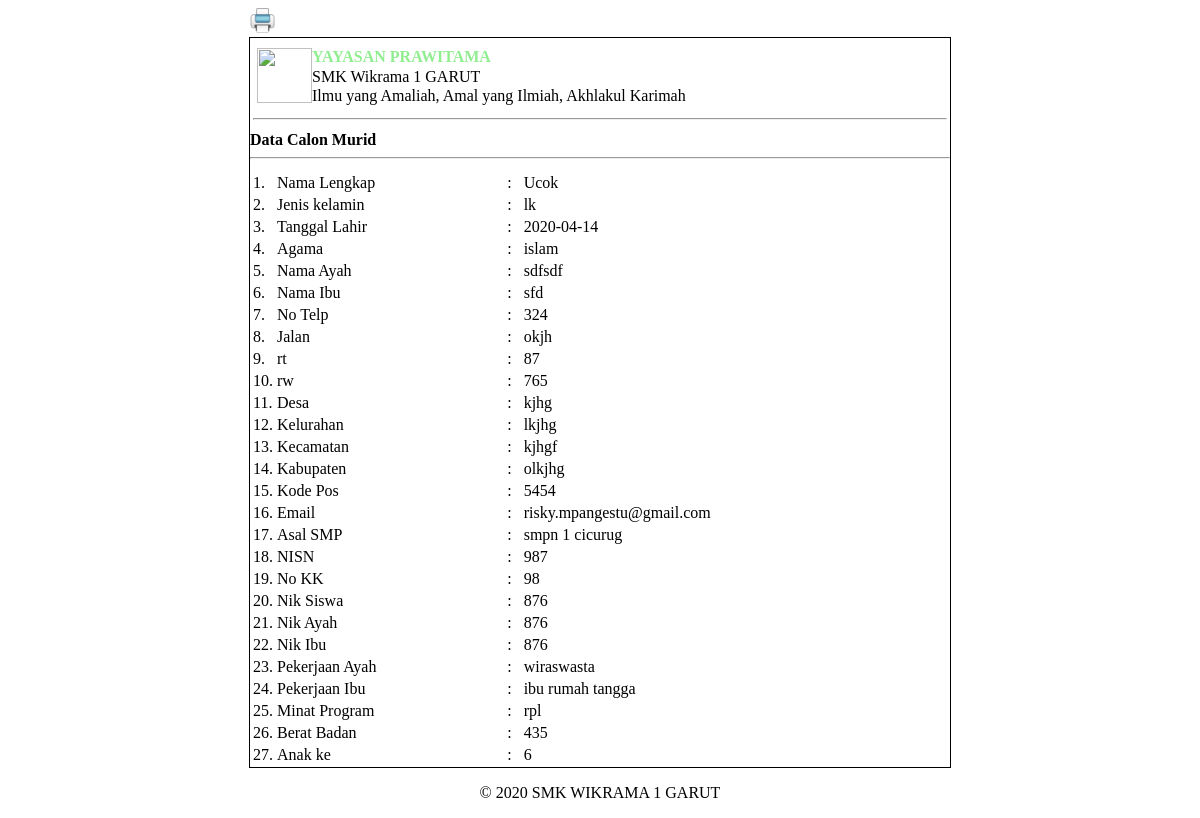
Screenshot of /daftar_sekolah/tampilan.php?id=8 with the database file from the repository.
### tables this page shows
CREATE TABLE `tb_daftar` (
  `id_daftar` int(11) NOT NULL,
  `nama_lengkap` varchar(100) NOT NULL,
  `jk` varchar(5) NOT NULL,
  `tanggal_lahir` date NOT NULL,
  `agama` varchar(30) NOT NULL,
  `nama_ayah` varchar(100) NOT NULL,
  `nama_ibu` varchar(100) NOT NULL,
  `telp` varchar(13) NOT NULL,
  `jalan` varchar(150) NOT NULL,
  `rt` int(11) NOT NULL,
  `rw` int(11) NOT NULL,
  `desa` varchar(100) NOT NULL,
  `kelurahan` varchar(100) NOT NULL,
  `kecamatan` varchar(100) NOT NULL,
  `kabupaten` varchar(100) NOT NULL,
  `kode_pos` int(11) NOT NULL,
  `emai` varchar(100) NOT NULL,
  `asal_smp` varchar(100) NOT NULL,
  `nisn` int(11) NOT NULL,
  `no_kk` int(11) NOT NULL,
  `nik_siswa` int(11) NOT NULL,
  `nik_ayah` int(11) NOT NULL,
  `nik_ibu` int(11) NOT NULL,
  `pekerjaan_ayah` varchar(100) NOT NULL,
  `pekerjaan_ibu` varchar(100) NOT NULL,
  `minat_program` varchar(100) NOT NULL,
  `berat_badan` int(11) NOT NULL,
  `anak_ke` int(11) NOT NULL
);

### daftar_sekolah/tampilan.php (the view, shortened to what this page needs)
<?php
    include_once("function/koneksi.php");
    $id = $_GET['id'];
    $query = mysqli_query($koneksi,"SELECT * FROM tb_daftar WHERE id_daftar = $id ");
    $row = mysqli_fetch_assoc($query);
 ?>
 <!DOCTYPE html>
<html>
    <head>
    </head>
    <body>
        <div class="print">
            <a href="#" onclick="document.getElementById('print').style.display='none';window.print();">
                <img src="images/print-icon.png" id="print" width="25" height="25" border="0" /></a>
        </div>
        <div class="utama">
            <table width="98%" border="0" cellspacing="0" cellpadding="0" align="center" style="margin-top:10px;">
                <tr>
                    <td width="7%" rowspan="3" align="center" valign="top">
                        <img src="images/logo.png" width="55" height="55" /></td>
                    <td width="93%" valign="top"><strong style="color:lightgreen;">YAYASAN PRAWITAMA </strong></td>
                </tr>
                <tr>
                    <td valign="top">SMK Wikrama 1 GARUT </td>
                </tr>
                <tr>
                    <td valign="top">Ilmu yang Amaliah, Amal yang Ilmiah, Akhlakul Karimah </td>
                </tr>
            </table>
            <table width="100%">
                <tr><td><hr></td></tr>
            </table>
            <table width="100%">
            <tr>
               <strong>Data Calon Murid</strong>
            </tr>
            <tr>
                <hr>
            </tr>
            <tr>
                <td width="3%">1.</td>
                <td>Nama Lengkap</td>
                <td>:</td>
                <td> <?= $row['nama_lengkap']; ?></td>
            </tr>
            <tr>
                <td>2.</td>
                <td >Jenis kelamin</td>
                <td>:</td>
                <td> <?= $row['jk']; ?></td>
            </tr>
            <tr>
                <td>3.</td>
                <td >Tanggal Lahir</td>
                <td>:</td>
                <td> <?= $row['tanggal_lahir']; ?></td>
            </tr>
            <tr>
                <td>4.</td>
                <td >Agama</td>
                <td>:</td>
                <td> <?= $row['agama']; ?></td>
            </tr>
            <tr>
                <td>5.</td>
                <td >Nama Ayah</td>
                <td>:</td>
                <td> <?= $row['nama_ayah']; ?></td>
            </tr>
            <tr>
                <td>6.</td>
                <td >Nama Ibu</td>
                <td>:</td>
                <td> <?= $row['nama_ibu']; ?></td>
            </tr>
            <tr>
                <td>7.</td>
                <td >No Telp</td>
                <td>:</td>
                <td> <?= $row['telp']; ?></td>
            </tr>
            <tr>
                <td>8.</td>
                <td >Jalan</td>
                <td>:</td>
                <td> <?= $row['jalan']; ?></td>
            </tr>
            <tr>
                <td>9.</td>
                <td >rt</td>
                <td>:</td>
                <td> <?= $row['rt']; ?></td>
            </tr>
            <tr>
                <td>10.</td>
                <td >rw</td>
                <td>:</td>
                <td> <?= $row['rw']; ?></td>
            </tr>
            <tr>
                <td>11.</td>
                <td >Desa</td>
                <td>:</td>
                <td> <?= $row['desa']; ?></td>
            </tr>
            <tr>
                <td>12.</td>
                <td >Kelurahan</td>
                <td>:</td>
                <td> <?= $row['kelurahan']; ?></td>
            </tr>
            <tr>
                <td>13.</td>
                <td >Kecamatan</td>
                <td>:</td>
                <td> <?= $row['kecamatan']; ?></td>
            </tr>
            <tr>
                <td>14.</td>
                <td >Kabupaten</td>
                <td>:</td>
                <td> <?= $row['kabupaten']; ?></td>
            </tr>
            <tr>
                <td>15.</td>
                <td >Kode Pos</td>
                <td>:</td>
                <td> <?= $row['kode_pos']; ?></td>
            </tr>
            <tr>
                <td>16.</td>
                <td >Email</td>
                <td>:</td>
                <td> <?= $row['emai']; ?></td>
            </tr>
            <tr>
                <td>17.</td>
                <td >Asal SMP</td>
                <td>:</td>
                <td> <?= $row['asal_smp']; ?></td>
            </tr>
            <tr>
                <td>18.</td>
                <td >NISN</td>
                <td>:</td>
                <td> <?= $row['nisn']; ?></td>
            </tr>
            <tr>
                <td>19.</td>
                <td >No KK</td>
                <td>:</td>
                <td> <?= $row['no_kk']; ?></td>
            </tr>
            <tr>
                <td>20.</td>
                <td >Nik Siswa</td>
                <td>:</td>
                <td> <?= $row['nik_siswa']; ?></td>
            </tr>
            <tr>
                <td>21.</td>
                <td >Nik Ayah</td>
                <td>:</td>
                <td> <?= $row['nik_ayah']; ?></td>
            </tr>
            <tr>
                <td>22.</td>
                <td >Nik Ibu</td>
                <td>:</td>
                <td> <?= $row['nik_ibu']; ?></td>
            </tr>
            <tr>
                <td>23.</td>
                <td >Pekerjaan Ayah</td>
                <td>:</td>
                <td> <?= $row['pekerjaan_ayah']; ?></td>
            </tr>
            <tr>
                <td>24.</td>
                <td >Pekerjaan Ibu</td>
                <td>:</td>
                <td> <?= $row['pekerjaan_ibu']; ?></td>
            </tr>
            <tr>
                <td>25.</td>
                <td >Minat Program</td>
                <td>:</td>
                <td> <?= $row['minat_program']; ?></td>
            </tr>
            <tr>
                <td>26.</td>
                <td >Berat Badan</td>
                <td>:</td>
                <td> <?= $row['berat_badan']; ?></td>
            </tr>
            <tr>
                <td>27.</td>
                <td >Anak ke</td>
                <td>:</td>
                <td> <?= $row['anak_ke']; ?></td>
            </tr>
            </table>
        </div>
    </body>
    <center><p>&copy; <?php echo date('Y'); ?> SMK WIKRAMA 1 GARUT</p></center>
</html>

### daftar_sekolah/tampilan.php (style rules this page uses)
.utama { margin:0 auto; border:thin solid #000; width:700px; }
.print { margin:0 auto; width:700px; }
a { text-decoration: none; }

### rows the page displays
tb_daftar: nama_lengkap "Ucok", jk "lk", tanggal_lahir "2020-04-14", agama "islam", nama_ayah "sdfsdf", nama_ibu "sfd", telp "324", jalan "okjh", rt "87", rw "765", desa "kjhg", kelurahan "lkjhg", kecamatan "kjhgf", kabupaten "olkjhg", kode_pos "5454", emai "risky.mpangestu@gmail.com", asal_smp "smpn 1 cicurug", nisn "987", no_kk "98", nik_siswa "876", nik_ayah "876", nik_ibu "876", pekerjaan_ayah "wiraswasta", pekerjaan_ibu "ibu rumah tangga", minat_program "rpl", berat_badan "435", anak_ke "6"
